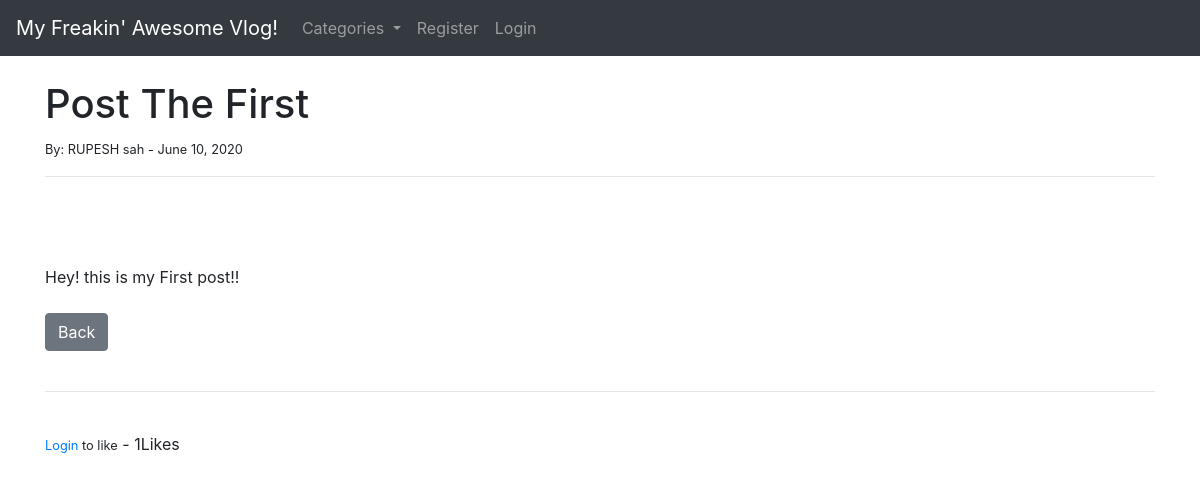
/article/7, run on the app's committed database.
### theblog/models.py (models this page shows, shortened)
class Post(models.Model):
	title = models.CharField(max_length=255)
	header_image = models.ImageField(null=True, blank=True, upload_to="images/")
	title_tag = models.CharField(max_length=255)
	author = models.ForeignKey(User, on_delete=models.CASCADE)
	body = RichTextField(blank=True, null=True)
	post_date = models.DateField(auto_now_add=True)
	category = models.CharField(max_length=255, default='coding')
	snippet = models.CharField(max_length=255)
	likes = models.ManyToManyField(User, related_name='blog_posts')
	def total_likes(self):
		return self.likes.count()

### theblog/views.py (the view)
# urls.py: path('article/<int:pk>', ArticleDetailView.as_view(), name='article-detail'),
class ArticleDetailView(DetailView):
	model = Post
	template_name = 'article_details.html'
	def get_context_data(self, *args, **kwargs):
		cat_menu = Category.objects.all()
		context = super(ArticleDetailView, self).get_context_data(*args, **kwargs)
		stuff = get_object_or_404(Post, id=self.kwargs['pk'])
		total_likes = stuff.total_likes()
		liked = False
		if stuff.likes.filter(id=self.request.user.id).exists():
			liked = True
		context["cat_menu"] = cat_menu
		context["total_likes"] = total_likes
		context["liked"] = liked
		return context

### theblog/models.py (called while the page is built)
	def __str__(self):
		return self.name

### theblog/templates/article_details.html (shortened to what this page needs)
{% extends 'base.html' %}
{% block  content %}
<h1>{{ post.title }}</h1>
<small>By:
	{{ post.author.first_name }}
	{{ post.author.last_name }} -
	{{ post.post_date}}
	</small><br/>
	<hr>
	<br/>
	<br/> <br/>
	{{ post.body|safe }}
	<br/><br/>
	<a href="{% url 'home' %}" class="btn btn-secondary">Back</a>
	<br/><br/>
	<hr>
	<br/>
	<form action="{% url 'like_post' post.pk %}"method="Post">
	{% if user.is_authenticated %}
		{% if liked %}
			<button type="submit", name="post_id", value="{{ post.id }}", class="btn btn-danger btn-sm">Unlike</button>
		{% else %}
			<button type="submit", name="post_id", value="{{ post.id }}", class="btn btn-primary btn-sm">Like</button>
		{% endif %}
	{% else %}
		<small><a href="{% url 'login' %}">Login</a> to like</small>
	{% endif %}
		 - {{ total_likes }}Likes
	</form>
{% endblock %}

### data on the page
Post: title "Post The First", author.first_name "RUPESH", author.last_name "sah", post_date "June 10, 2020", body "Hey! this is my First post!!"

### other printed values
{{ total_likes }} "1"
